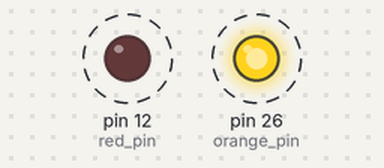
Simulated run of this program. Board: Raspberry Pi (header pin numbers). Shown: output pins drawn as LEDs (lit = HIGH). Dashed ring = blinking. At 3.0 s the program stops and its outputs stay as they are.

Above: at 0.15 s.
Timing chart, 0 to 3.0 s (numbered marks = the images above):
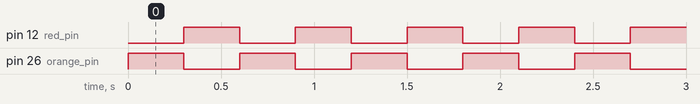

The program:

flash12_26.py
```python
import RPi.GPIO as GPIO
import time

red_pin     = 12    # Pin Number, GPIO 18
orange_pin  = 26    # Pin Number, GPIO 7
delay       = 0.3   # second

# Set up pin for output

GPIO.setmode(GPIO.BOARD)
GPIO.setup(red_pin, GPIO.OUT)
GPIO.setup(orange_pin, GPIO.OUT)

def led_on(pin, delay = 0):
    GPIO.output(pin, GPIO.HIGH)
    if delay > 0:
        time.sleep(delay)

def led_off(pin, delay = 0):
    GPIO.output(pin, GPIO.LOW)
    if delay > 0:
        time.sleep(delay)


def flash_led(pin, delay):
    led_on(pin, delay)
    led_off(pin, delay)

for i in range(5):
    led_on(orange_pin)
    led_off(red_pin, delay)
    led_on(red_pin)
    led_off(orange_pin, delay)

GPIO.cleanup()
```

Measured:
- by itself, pin 12 (red_pin), pin 26 (orange_pin): alternates HIGH for 0.30 s and LOW for 0.30 s, 10 changes in all, then stays LOW
